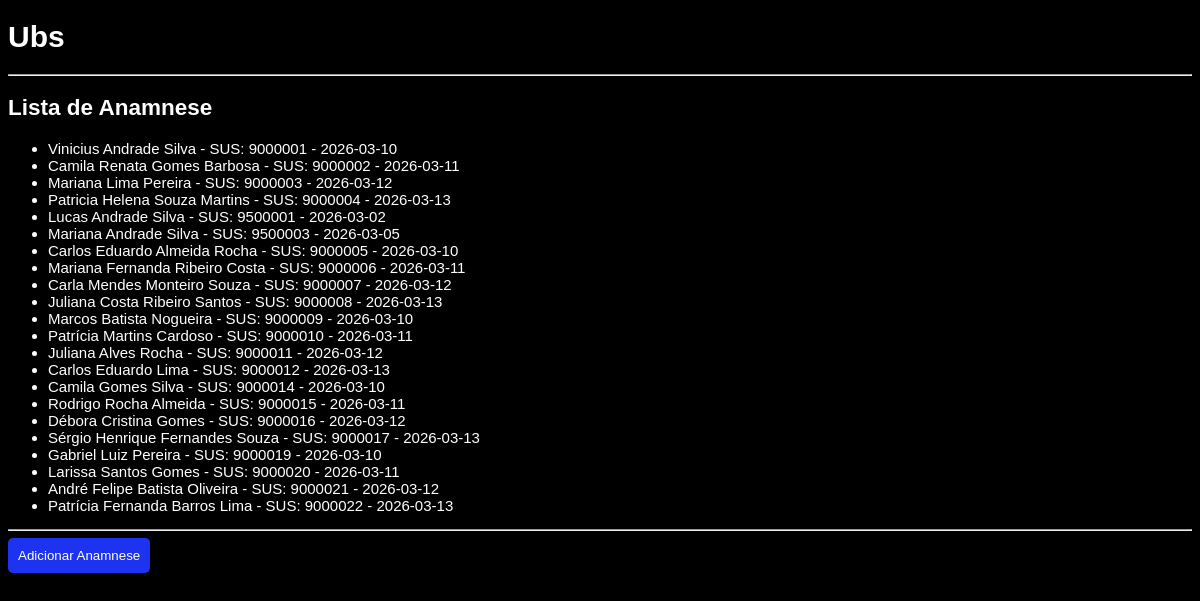
The page /ubs/anamneses/lista/ on the database its author committed.
### ubs/models/anamnese.py (models this page shows)
class Anamnese(models.Model):
    cidadao = models.ForeignKey(Cidadao, on_delete=models.CASCADE)
    data_anamnese = models.DateField()
    peso = models.FloatField()
    altura = models.FloatField()
    pressao_arterial = models.CharField(max_length=20)
    def __str__(self):
        return f"{self.cidadao} - {self.data_anamnese}"

### ubs/models/pessoa.py (models this page shows, shortened)
class Pessoa(models.Model):
    nome_pessoa = models.CharField(max_length=255)
    estado_civil = models.CharField(
        max_length=20,
        choices=EstadoCivil.choices
    )
    ubs = models.ForeignKey(Ubs, on_delete=models.CASCADE)

### ubs/models/cidadao.py (models this page shows)
class Cidadao(Pessoa):  # Pessoa precisa ser models.Model
    num_sus = models.CharField(max_length=20)
    data_nascimento = models.DateField()
    genero = models.CharField(
        max_length=1,
        choices=Genero.choices
    )
    naturalidade = models.CharField(max_length=100)
    ocupacao = models.CharField(max_length=100)
    address = models.ForeignKey(Address, on_delete=models.CASCADE)
    grupos = models.ManyToManyField(
        GrupoVulneravel,
        related_name="cidadaos",
        blank=True
    )
    def __str__(self):
        return f"{self.nome_pessoa} - SUS: {self.num_sus}"

### ubs/views/anamnese_views.py (the view)
# urls.py: path('anamneses/lista/', anamnese_views.list_anamnese, name='list_anamnese'),
def list_anamnese(request):
    anamneses = Anamnese.objects.select_related('cidadao').all()
    return render(request, 'ubs/anamnese/list.html', {'anamneses': anamneses})

### ubs/templates/ubs/anamnese/list.html (shortened to what this page needs)
{% extends 'ubs/base.html' %}
{% block corpo %}
    <h2>Lista de Anamnese</h2>
    {% if anamneses %}
        <ul>
            {% for anam in anamneses %}
                <li>
                    <a href="{% url 'detail_anamnese' anam.id %}">
                        {{ anam }}
                    </a>
                </li>
            {% endfor %}
        </ul>
    {% else %}
        <p>Nenhuma anamnese encontrada.</p>
    {% endif %}
    <hr>
    <a href="{% url 'create_anamnese' %}" >
    <button style="
        padding: 10px;
        background-color: rgb(30, 51, 239);
        color: white;
        border: none;
        border-radius: 5px;
    ">
        Adicionar Anamnese
    </button>
    </a>
{% endblock %}

### ubs/static/ubs/style.css (style rules this page uses)
body { font-family: Arial, Arial, Helvetica, sans-serif; font-size: 15px; background-color: #000; color: #fff; }
hi, h2 { font-weight: bold; }
a { color: #fff; text-decoration: none; }

### rows shown on the page
Anamnese: cidadao+data_anamnese "Vinicius Andrade Silva - SUS: 9000001 - 2026-03-10"
Anamnese: cidadao+data_anamnese "Camila Renata Gomes Barbosa - SUS: 9000002 - 2026-03-11"
Anamnese: cidadao+data_anamnese "Mariana Lima Pereira - SUS: 9000003 - 2026-03-12"
Anamnese: cidadao+data_anamnese "Patricia Helena Souza Martins - SUS: 9000004 - 2026-03-13"
Anamnese: cidadao+data_anamnese "Lucas Andrade Silva - SUS: 9500001 - 2026-03-02"
Anamnese: cidadao+data_anamnese "Mariana Andrade Silva - SUS: 9500003 - 2026-03-05"
Anamnese: cidadao+data_anamnese "Carlos Eduardo Almeida Rocha - SUS: 9000005 - 2026-03-10"
Anamnese: cidadao+data_anamnese "Mariana Fernanda Ribeiro Costa - SUS: 9000006 - 2026-03-11"
Anamnese: cidadao+data_anamnese "Carla Mendes Monteiro Souza - SUS: 9000007 - 2026-03-12"
Anamnese: cidadao+data_anamnese "Juliana Costa Ribeiro Santos - SUS: 9000008 - 2026-03-13"
Anamnese: cidadao+data_anamnese "Marcos Batista Nogueira - SUS: 9000009 - 2026-03-10"
Anamnese: cidadao+data_anamnese "Patrícia Martins Cardoso - SUS: 9000010 - 2026-03-11"
Anamnese: cidadao+data_anamnese "Juliana Alves Rocha - SUS: 9000011 - 2026-03-12"
Anamnese: cidadao+data_anamnese "Carlos Eduardo Lima - SUS: 9000012 - 2026-03-13"
Anamnese: cidadao+data_anamnese "Camila Gomes Silva - SUS: 9000014 - 2026-03-10"
Anamnese: cidadao+data_anamnese "Rodrigo Rocha Almeida - SUS: 9000015 - 2026-03-11"
Anamnese: cidadao+data_anamnese "Débora Cristina Gomes - SUS: 9000016 - 2026-03-12"
Anamnese: cidadao+data_anamnese "Sérgio Henrique Fernandes Souza - SUS: 9000017 - 2026-03-13"
Anamnese: cidadao+data_anamnese "Gabriel Luiz Pereira - SUS: 9000019 - 2026-03-10"
Anamnese: cidadao+data_anamnese "Larissa Santos Gomes - SUS: 9000020 - 2026-03-11"
Anamnese: cidadao+data_anamnese "André Felipe Batista Oliveira - SUS: 9000021 - 2026-03-12"
Anamnese: cidadao+data_anamnese "Patrícia Fernanda Barros Lima - SUS: 9000022 - 2026-03-13"
